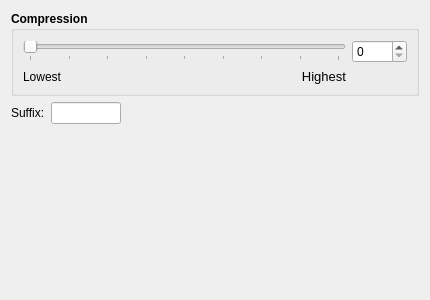
<?xml version="1.0" encoding="UTF-8"?>
<ui version="4.0">
 <class>FLACWidgetUI</class>
 <widget class="QWidget" name="FLACWidgetUI">
  <property name="geometry">
   <rect>
    <x>0</x>
    <y>0</y>
    <width>430</width>
    <height>300</height>
   </rect>
  </property>
  <property name="minimumSize">
   <size>
    <width>430</width>
    <height>300</height>
   </size>
  </property>
  <property name="windowTitle">
   <string>Form</string>
  </property>
  <layout class="QGridLayout" name="gridLayout_2">
   <item row="0" column="0">
    <widget class="QGroupBox" name="groupBox">
     <property name="font">
      <font>
       <weight>75</weight>
       <bold>true</bold>
      </font>
     </property>
     <property name="title">
      <string>Compression</string>
     </property>
     <layout class="QGridLayout" name="gridLayout">
      <item row="0" column="0" colspan="3">
       <widget class="QSlider" name="horizontalSlider_compression">
        <property name="minimum">
         <number>0</number>
        </property>
        <property name="maximum">
         <number>8</number>
        </property>
        <property name="pageStep">
         <number>1</number>
        </property>
        <property name="orientation">
         <enum>Qt::Horizontal</enum>
        </property>
        <property name="tickPosition">
         <enum>QSlider::TicksBelow</enum>
        </property>
       </widget>
      </item>
      <item row="0" column="3">
       <widget class="KIntSpinBox" name="kintspinbox_compression">
        <property name="maximumSize">
         <size>
          <width>55</width>
          <height>16777215</height>
         </size>
        </property>
        <property name="font">
         <font>
          <weight>50</weight>
          <bold>false</bold>
         </font>
        </property>
        <property name="maximum">
         <number>8</number>
        </property>
       </widget>
      </item>
      <item row="1" column="0">
       <widget class="QLabel" name="label_lowest">
        <property name="font">
         <font>
          <weight>50</weight>
          <bold>false</bold>
         </font>
        </property>
        <property name="text">
         <string>Lowest</string>
        </property>
       </widget>
      </item>
      <item row="1" column="1" colspan="2">
       <widget class="QLabel" name="label_highest">
        <property name="font">
         <font>
          <weight>50</weight>
          <bold>false</bold>
         </font>
        </property>
        <property name="text">
         <string>&lt;!DOCTYPE HTML PUBLIC &quot;-//W3C//DTD HTML 4.0//EN&quot; &quot;http://www.w3.org/TR/REC-html40/strict.dtd&quot;&gt;
&lt;html&gt;&lt;head&gt;&lt;meta name=&quot;qrichtext&quot; content=&quot;1&quot; /&gt;&lt;style type=&quot;text/css&quot;&gt;
p, li { white-space: pre-wrap; }
&lt;/style&gt;&lt;/head&gt;&lt;body style=&quot; font-family:'Sans Serif'; font-size:10pt; font-weight:400; font-style:normal;&quot;&gt;
&lt;p align=&quot;right&quot; style=&quot; margin-top:0px; margin-bottom:0px; margin-left:0px; margin-right:0px; -qt-block-indent:0; text-indent:0px;&quot;&gt;Highest&lt;/p&gt;&lt;/body&gt;&lt;/html&gt;</string>
        </property>
       </widget>
      </item>
     </layout>
    </widget>
   </item>
   <item row="1" column="0">
    <layout class="QHBoxLayout" name="horizontalLayout">
     <item>
      <widget class="QLabel" name="label_suffix">
       <property name="sizePolicy">
        <sizepolicy hsizetype="Preferred" vsizetype="Fixed">
         <horstretch>0</horstretch>
         <verstretch>0</verstretch>
        </sizepolicy>
       </property>
       <property name="text">
        <string>Suffix:</string>
       </property>
      </widget>
     </item>
     <item>
      <widget class="KLineEdit" name="klineedit_suffix">
       <property name="sizePolicy">
        <sizepolicy hsizetype="Fixed" vsizetype="Fixed">
         <horstretch>30</horstretch>
         <verstretch>0</verstretch>
        </sizepolicy>
       </property>
       <property name="maximumSize">
        <size>
         <width>70</width>
         <height>16777215</height>
        </size>
       </property>
      </widget>
     </item>
     <item>
      <spacer name="horizontalSpacer">
       <property name="orientation">
        <enum>Qt::Horizontal</enum>
       </property>
       <property name="sizeHint" stdset="0">
        <size>
         <width>40</width>
         <height>20</height>
        </size>
       </property>
      </spacer>
     </item>
    </layout>
   </item>
   <item row="2" column="0">
    <spacer name="verticalSpacer">
     <property name="orientation">
      <enum>Qt::Vertical</enum>
     </property>
     <property name="sizeHint" stdset="0">
      <size>
       <width>20</width>
       <height>23</height>
      </size>
     </property>
    </spacer>
   </item>
  </layout>
 </widget>
 <customwidgets>
  <customwidget>
   <class>KIntSpinBox</class>
   <extends>QSpinBox</extends>
   <header>knuminput.h</header>
  </customwidget>
  <customwidget>
   <class>KLineEdit</class>
   <extends>QLineEdit</extends>
   <header>klineedit.h</header>
  </customwidget>
 </customwidgets>
 <resources/>
 <connections/>
</ui>
